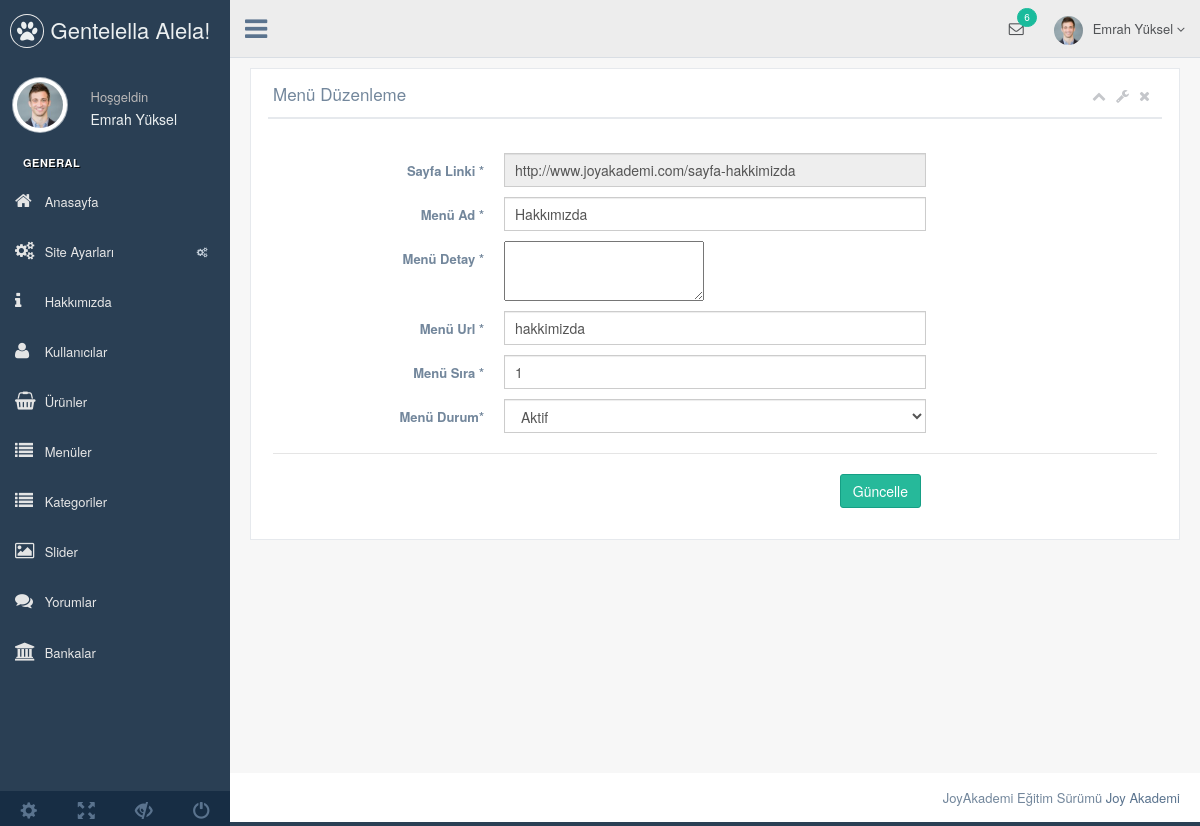
Page /nedmin/production/menu-duzenle.php?menu_id=1 (signed in) on the committed database.
### tables this page shows
CREATE TABLE IF NOT EXISTS `kullanici` (
  `kullanici_id` int(11) NOT NULL AUTO_INCREMENT,
  `kullanici_zaman` datetime NOT NULL DEFAULT CURRENT_TIMESTAMP,
  `kullanici_resim` varchar(250) NOT NULL,
  `kullanici_tc` varchar(50) NOT NULL,
  `kullanici_ad` varchar(50) NOT NULL,
  `kullanici_mail` varchar(100) NOT NULL,
  `kullanici_gsm` varchar(50) NOT NULL,
  `kullanici_password` varchar(50) NOT NULL,
  `kullanici_adsoyad` varchar(50) NOT NULL,
  `kullanici_adres` varchar(250) NOT NULL,
  `kullanici_il` varchar(100) NOT NULL,
  `kullanici_ilce` varchar(100) NOT NULL,
  `kullanici_unvan` varchar(100) NOT NULL,
  `kullanici_yetki` varchar(50) NOT NULL,
  `kullanici_durum` int(1) NOT NULL DEFAULT '1',
  PRIMARY KEY (`kullanici_id`)
);

CREATE TABLE IF NOT EXISTS `ayar` (
  `ayar_id` int(11) NOT NULL,
  `ayar_logo` varchar(250) NOT NULL,
  `ayar_url` varchar(50) NOT NULL,
  `ayar_title` varchar(250) NOT NULL,
  `ayar_description` varchar(250) NOT NULL,
  `ayar_keywords` varchar(50) NOT NULL,
  `ayar_author` varchar(50) NOT NULL,
  `ayar_tel` varchar(50) NOT NULL,
  `ayar_gsm` varchar(50) NOT NULL,
  `ayar_faks` varchar(50) NOT NULL,
  `ayar_mail` varchar(50) NOT NULL,
  `ayar_ilce` varchar(50) NOT NULL,
  `ayar_il` varchar(50) NOT NULL,
  `ayar_adres` varchar(250) NOT NULL,
  `ayar_mesai` varchar(250) NOT NULL,
  `ayar_maps` varchar(250) NOT NULL,
  `ayar_analystic` varchar(50) NOT NULL,
  `ayar_zopim` varchar(250) NOT NULL,
  `ayar_facebook` varchar(50) NOT NULL,
  `ayar_twitter` varchar(50) NOT NULL,
  `ayar_google` varchar(50) NOT NULL,
  `ayar_youtube` varchar(50) NOT NULL,
  `ayar_smtphost` varchar(50) NOT NULL,
  `ayar_smtpuser` varchar(50) NOT NULL,
  `ayar_smtppassword` varchar(50) NOT NULL,
  `ayar_smtpport` varchar(50) NOT NULL,
  `ayar_bakim` enum('0','1') NOT NULL DEFAULT '1',
  PRIMARY KEY (`ayar_id`)
);

CREATE TABLE IF NOT EXISTS `menu` (
  `menu_id` int(11) NOT NULL AUTO_INCREMENT,
  `menu_ust` varchar(50) NOT NULL,
  `menu_ad` varchar(100) NOT NULL,
  `menu_detay` text NOT NULL,
  `menu_url` varchar(250) NOT NULL,
  `menu_sira` int(2) NOT NULL,
  `menu_durum` enum('0','1') NOT NULL,
  `menu_seourl` varchar(250) NOT NULL,
  PRIMARY KEY (`menu_id`)
);

### nedmin/production/fonksiyon.php (called while the page is built, shortened)
<?php
function seo($str, $options = array())
{
    $str = mb_convert_encoding((string)$str, 'UTF-8', mb_list_encodings());
    $defaults = array(
        'delimiter' => '-',
        'limit' => null,
        'lowercase' => true,
        'replacements' => array(),
        'transliterate' => true
    );
    $options = array_merge($defaults, $options);
    $str = preg_replace(array_keys($options['replacements']), $options['replacements'], $str);
    if ($options['transliterate']) {
        $str = str_replace(array_keys($char_map), $char_map, $str);
    }
    $str = preg_replace('/[^\p{L}\p{Nd}]+/u', $options['delimiter'], $str);
    $str = preg_replace('/(' . preg_quote($options['delimiter'], '/') . '){2,}/', '$1', $str);
    $str = mb_substr($str, 0, ($options['limit'] ? $options['limit'] : mb_strlen($str, 'UTF-8')), 'UTF-8');
    $str = trim($str, $options['delimiter']);
    return $options['lowercase'] ? mb_strtolower($str, 'UTF-8') : $str;
}
?>

### nedmin/production/menu-duzenle.php (the view, shortened to what this page needs)
<?php
include 'header.php';
$menusor=$db->prepare("SELECT * FROM menu where menu_id=:id");
$menusor->execute(array(
  'id' => $_GET['menu_id']
  ));
$menucek=$menusor->fetch(PDO::FETCH_ASSOC);
?>
<div class="right_col" role="main">
  <div class="">
    <div class="row">
      <div class="col-md-12 col-sm-12 col-xs-12">
        <div class="x_panel">
          <div class="x_title">
            <h2>Menü Düzenleme </h2>
            <ul class="nav navbar-right panel_toolbox">
              <li><a class="collapse-link"><i class="fa fa-chevron-up"></i></a>
              </li>
              <li class="dropdown">
                <a href="#" class="dropdown-toggle" data-toggle="dropdown" role="button" aria-expanded="false"><i class="fa fa-wrench"></i></a>
              </li>
              <li><a class="close-link"><i class="fa fa-close"></i></a>
              </li>
            </ul>
            <div class="clearfix"></div>
          </div>
          <div class="x_content">
            <br />
            <form action="../netting/islem.php" method="POST" id="demo-form2" data-parsley-validate class="form-horizontal form-label-left">
              <div class="form-group">
                <label class="control-label col-md-3 col-sm-3 col-xs-12" for="first-name">Sayfa Linki <span class="required">*</span>
                </label>
                <div class="col-md-6 col-sm-6 col-xs-12">
                <input type="" id="first-name" name="kullanici_tc" disabled="" value="<?php echo $ayarcek['ayar_url'] ?>/sayfa-<?php echo seo($menucek['menu_ad']) ?>" required="required" class="form-control col-md-7 col-xs-12">
                </div>
              </div>
              <div class="form-group">
                <label class="control-label col-md-3 col-sm-3 col-xs-12" for="first-name">Menü Ad <span class="required">*</span>
                </label>
                <div class="col-md-6 col-sm-6 col-xs-12">
                  <input type="text" id="first-name" name="menu_ad" value="<?php echo $menucek['menu_ad'] ?>" required="required" class="form-control col-md-7 col-xs-12">
                </div>
              </div>
              <div class="form-group">
                <label class="control-label col-md-3 col-sm-3 col-xs-12" for="first-name">Menü Detay <span class="required">*</span>
                </label>
                <div class="col-md-6 col-sm-6 col-xs-12">
                  <textarea  class="ckeditor" id="editor1" name="menu_detay"><?php echo $menucek['menu_detay']; ?></textarea>
                </div>
              </div>
            <div class="form-group">
            <label class="control-label col-md-3 col-sm-3 col-xs-12" for="first-name">Menü Url <span class="required">*</span>
              </label>
              <div class="col-md-6 col-sm-6 col-xs-12">
                <input type="text" id="first-name" name="menu_url" value="<?php echo $menucek['menu_url'] ?>"  class="form-control col-md-7 col-xs-12">
              </div>
            </div>
            <div class="form-group">
                <label class="control-label col-md-3 col-sm-3 col-xs-12" for="first-name">Menü Sıra <span class="required">*</span>
                </label>
                <div class="col-md-6 col-sm-6 col-xs-12">
                  <input type="text" id="first-name" name="menu_sira" value="<?php echo $menucek['menu_sira'] ?>" required="required" class="form-control col-md-7 col-xs-12">
                </div>
              </div>
            <div class="form-group">
              <label class="control-label col-md-3 col-sm-3 col-xs-12" for="first-name">Menü Durum<span class="required">*</span>
              </label>
              <div class="col-md-6 col-sm-6 col-xs-12">
               <select id="heard" class="form-control" name="menu_durum" required>
                  <option value="1" <?php echo $menucek['menu_durum'] == '1' ? 'selected=""' : ''; ?>>Aktif</option>
                 </select>
               </div>
             </div>
             <div class="ln_solid"></div>
             <div class="form-group">
              <div align="right" class="col-md-6 col-sm-6 col-xs-12 col-md-offset-3">
                <button type="submit" name="menuduzenle" class="btn btn-success">Güncelle</button>
              </div>
            </div>
          </form>
        </div>
      </div>
    </div>
  </div>
</div>
</div>
<?php include 'footer.php'; ?>

### nedmin/production/header.php (shortened to what this page needs)
<?php
include '../netting/baglan.php';
include 'fonksiyon.php';
$ayarsor=$db->prepare("SELECT * FROM ayar where ayar_id=:id");
$ayarsor->execute(array(
  'id' => 0
  ));
$ayarcek=$ayarsor->fetch(PDO::FETCH_ASSOC);
$kullanicisor=$db->prepare("SELECT * FROM kullanici where kullanici_mail=:mail");
$kullanicisor->execute(array(
  'mail' => $_SESSION['kullanici_mail']
  ));
$kullanicicek=$kullanicisor->fetch(PDO::FETCH_ASSOC);
?>
<!DOCTYPE html>
<html lang="en">
<head>
  <link href="../vendors/bootstrap/dist/css/bootstrap.min.css" rel="stylesheet">
  <link href="../vendors/font-awesome/css/font-awesome.min.css" rel="stylesheet">
  <link href="../vendors/nprogress/nprogress.css" rel="stylesheet">
  <link href="../vendors/iCheck/skins/flat/green.css" rel="stylesheet">
  <link href="../vendors/datatables.net-bs/css/dataTables.bootstrap.min.css" rel="stylesheet">
  <link href="../vendors/datatables.net-buttons-bs/css/buttons.bootstrap.min.css" rel="stylesheet">
  <link href="../vendors/datatables.net-fixedheader-bs/css/fixedHeader.bootstrap.min.css" rel="stylesheet">
  <link href="../vendors/datatables.net-responsive-bs/css/responsive.bootstrap.min.css" rel="stylesheet">
  <link href="../vendors/datatables.net-scroller-bs/css/scroller.bootstrap.min.css" rel="stylesheet">
  <link href="../vendors/dropzone/dist/min/dropzone.min.css" rel="stylesheet">
  <link href="../build/css/custom.min.css" rel="stylesheet">
</head>
<body class="nav-md">
  <div class="container body">
    <div class="main_container">
      <div class="col-md-3 left_col">
        <div class="left_col scroll-view">
          <div class="navbar nav_title" style="border: 0;">
            <a href="index.html" class="site_title"><i class="fa fa-paw"></i> <span>Gentelella Alela!</span></a>
          </div>
          <div class="profile clearfix">
            <div class="profile_pic">
              <img src="images/img.jpg" alt="..." class="img-circle profile_img">
            </div>
            <div class="profile_info">
              <span>Hoşgeldin</span>
              <h2><?php echo $kullanicicek['kullanici_adsoyad'] ?></h2>
            </div>
          </div>
          <br />
          <div id="sidebar-menu" class="main_menu_side hidden-print main_menu">
            <div class="menu_section">
              <h3>General</h3>
              <ul class="nav side-menu">
                <li><a href="index.php"><i class="fa fa-home"></i> Anasayfa </a></li>
                <li><a><i class="fa fa-cogs"></i> Site Ayarları <span class="fa fa-cogs"></span></a>
             </li>
             <li><a href="hakkimizda.php"><i class="fa fa-info"></i> Hakkımızda </a></li>
             <li><a href="kullanici.php"><i class="fa fa-user"></i> Kullanıcılar </a></li>
             <li><a href="urun.php"><i class="fa fa-shopping-basket"></i> Ürünler </a></li>
             <li><a href="menu.php"><i class="fa fa-list"></i> Menüler </a></li>
             <li><a href="kategori.php"><i class="fa fa-list"></i> Kategoriler </a></li>
             <li><a href="slider.php"><i class="fa fa-image"></i> Slider </a></li>
             <li><a href="yorum.php"><i class="fa fa-comments"></i> Yorumlar </a></li>
             <li><a href="banka.php"><i class="fa fa-bank"></i> Bankalar </a></li>
           </ul>
         </div>
       </div>
       <div class="sidebar-footer hidden-small">
        <a data-toggle="tooltip" data-placement="top" title="Settings">
          <span class="glyphicon glyphicon-cog" aria-hidden="true"></span>
        </a>
        <a data-toggle="tooltip" data-placement="top" title="FullScreen">
          <span class="glyphicon glyphicon-fullscreen" aria-hidden="true"></span>
        </a>
        <a data-toggle="tooltip" data-placement="top" title="Lock">
          <span class="glyphicon glyphicon-eye-close" aria-hidden="true"></span>
        </a>
        <a data-toggle="tooltip" data-placement="top" title="Logout">
          <span class="glyphicon glyphicon-off" aria-hidden="true"></span>
        </a>
      </div>
    </div>
  </div>
  <div class="top_nav">
    <div class="nav_menu">
      <nav>
        <div class="nav toggle">
          <a id="menu_toggle"><i class="fa fa-bars"></i></a>
        </div>
        <ul class="nav navbar-nav navbar-right">
          <li class="">
            <a href="javascript:;" class="user-profile dropdown-toggle" data-toggle="dropdown" aria-expanded="false">
              <img src="images/img.jpg" alt=""><?php echo $kullanicicek['kullanici_adsoyad'] ?>
              <span class=" fa fa-angle-down"></span>
            </a>
          </li>
          <li role="presentation" class="dropdown">
            <a href="javascript:;" class="dropdown-toggle info-number" data-toggle="dropdown" aria-expanded="false">
              <i class="fa fa-envelope-o"></i>
              <span class="badge bg-green">6</span>
            </a>
          </li>
        </ul>
      </nav>
    </div>
  </div>

### rows in the picture
kullanici: kullanici_adsoyad "Emrah Yüksel"
ayar: kullanici_tc "http://www.joyakademi.com/sayfa-hakkimizda"
menu: menu_ad "Hakkımızda", menu_url "hakkimizda", menu_sira "1", menu_durum "Aktif"
